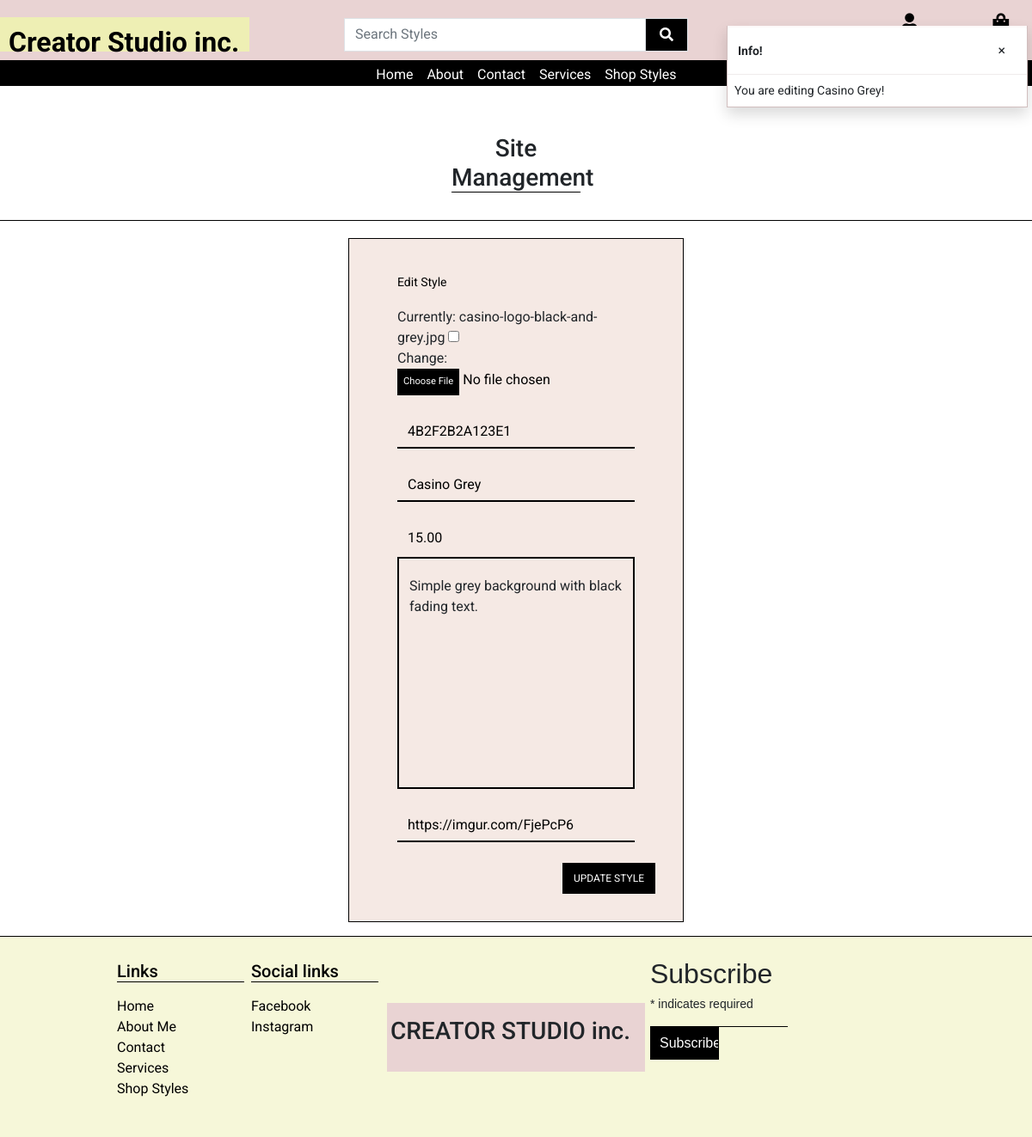
The page /styles/edit/4/ (signed in) on the database its author committed.
### styles/models.py (models this page shows, shortened)
class ShopStyles(models.Model):
    class Meta:
        verbose_name_plural = 'Shop Styles'
    style_image = models.ImageField(null=True, blank=True)
    sku = models.CharField(max_length=254, null=True, blank=True)
    style_name = models.CharField(max_length=254)
    style_price = models.DecimalField(max_digits=6, decimal_places=2)
    style_description = models.TextField()
    url_field = models.URLField(null=True, blank=False, default='')

### styles/views.py (the view)
# urls.py: path('edit/<int:style_id>/', views.edit_style, name='edit_style'),
@login_required
def edit_style(request, style_id):
    if not request.user.is_superuser:
        messages.error(request, 'Sorry, only storeowners can do that!')
        return redirect(reverse('home'))
    style = get_object_or_404(ShopStyles, id=style_id)
    if request.method == 'POST':
        form = StyleForm(request.POST, request.FILES, instance=style)
        if form.is_valid():
            form.save()
            messages.success(request, 'Successfully updated style!')
            return redirect(reverse('style_detail', args=[style.id]))
        else:
            messages.error(
                request,
                'Failed to update product. Please ensure the form is valid.'
            )
    else:
        form = StyleForm(instance=style)
        messages.info(request, f'You are editing {style.style_name}!')
    template = 'styles/edit_style.html'
    context = {
        'form': form,
        'style': style,
    }
    return render(request, template, context)

### styles/forms.py
class StyleForm(forms.ModelForm):
    class Meta:
        model = ShopStyles
        fields = '__all__'
    def __init__(self, *args, **kwargs):
        super().__init__(*args, **kwargs)
        ShopStyles.objects.all()
        for field_name, field in self.fields.items():
            field.widget.attrs['class'] = 'border-black rounded-0'

### bag/contexts.py (called while the page is built, shortened)
def bag_contents(request):
    bag_items = []
    total = 0
    product_count = 0
    bag = request.session.get('bag', {})
    grand_total = total
    context = {
        'bag_items': bag_items,
        'total': total,
        'product_count': product_count,
        'grand_total': grand_total,
    }
    return context

### styles/templates/styles/edit_style.html (shortened to what this page needs)
{% extends 'base.html' %}
{% load static %}
{% load crispy_forms_tags %}
{% block extra_css %}
<link rel="stylesheet" href="{% static 'styles/css/styles.css' %}">
{% endblock %}
{% block content %}
{% block page_header %}
<div class="container header-container">
</div>
{% endblock %}
<div class="page-header d-flex justify-content-md-center mt-5">
    <h3 class="text-center mt-3 underline">Site Management</h3>
</div>
<br>
<div class="line-break"></div>
<div class="container">
    <div class="contact-form row d-flex justify-content-md-center mb-3">
        <div class="col-12 col-md-7 col-xl-5 d-flex justify-content-center color-container p-sm-4">
            <form action="{% url 'edit_style' style.id %}" method="POST" class="color-form w-100" enctype="multipart/form-data">
                <fieldset class="rounded px-3 mb-2 me-3 ms-3 py-3">
                    <legend class="fieldset-label small text-black">Edit Style</legend>
                        {{ form | crispy }}
                </fieldset>
                <div class="mb-2 me-2 d-flex justify-content-end">
                    <button type="submit" class=" submit btn btn-md rounded-0 text-uppercase py-2">Update Style</button>
                </div>
            </form>
        </div>
    </div>
</div>
{% endblock %}

### static/css/base.css (style rules this page uses)
html { height: 100%; }
body { font-family: Roboto, sans-serif; height: 100%; }
.row { margin: 0; padding: 0; --bs-gutter-x: 0 !important; --bs-gutter-y: 0 !important; }
.page-header { justify-content: center; margin-top: 80px !important; }
.underline { width: 150px; border-bottom: 1px solid black; }
.line-break { border-bottom: 1px solid black; margin-bottom: 20px; }
.submit { background-color: #000; color: #fff; font-size: .75rem; }
.color-container { background-color: #F5E9E4; border: 1px solid black; }
.color-form input { border: 0; border-radius: 0; border-bottom: 1px solid #000; color: #000; background-color: #F5E9E4; }
.form-group { padding-top: 10px; }
.color-form textarea { background-color: #F5E9E4; border: 1px solid #000; border-radius: 0; }
.color-form input[type="file"] { border: 0 !important; width: 100%; }
a { color: inherit; text-decoration: none; transition: all 0.3s; }
@media (min-width: 1200px) { .container { max-width: 80%; } }
@media (min-width: 992px) { .header-container { padding-top: 30px; } }

### styles/static/styles/css/styles.css (style rules this page uses)
.contact-form input { border: 0 !important; border-bottom: 2px solid #000 !important; background-color: #F5E9E4 !important; color: #000; }
.contact-form input::placeholder { color: #555!important; }
textarea { border: 2px solid #000 !important; background-color: #F5E9E4 !important; color: #000; resize: none; }
#id_style_price, #id_style_image { border-bottom: 0 !important; padding-bottom: 0; }
.contact-form .form-control { border-radius: 0 !important; padding-top: 20px; }

### rows shown on the page
ShopStyles: sku "4B2F2B2A123E1", style_name "Casino Grey", style_price "15.00", style_description "Simple grey background with black fading text.", url_field "https://imgur.com/FjePcP6"

### other values the page prints
{{ message }} "You are editing Casino Grey!"
